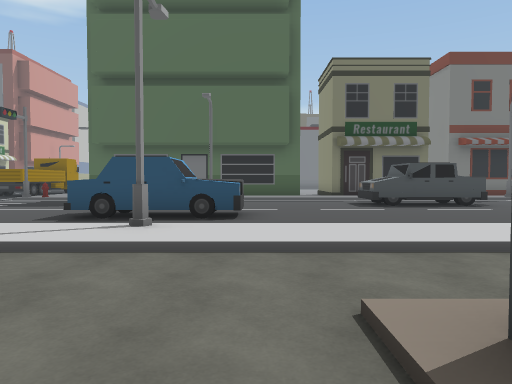
view 1 (above)

24 first-person views from a walk through a 3-D level made in the Unity game engine. The camera is 1.4 m above the floor, tilts 2° down and sees 70° across. The floor is counted in squares, 2 m on a side. Each view is taken from the middle of a square. On the plan, view 1 faces up. The plan holds only what a view shows up to about 11 squares ahead; the rest is blank. The place goes on beyond the plan. The player character is not drawn.

view 2
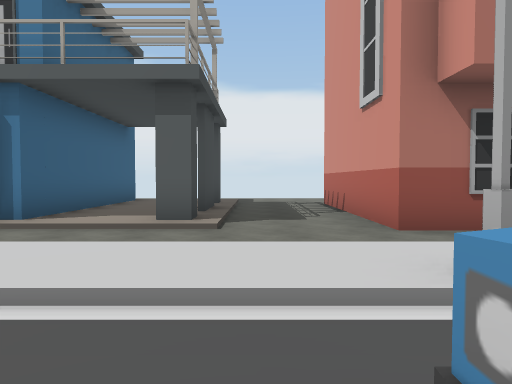

view 3
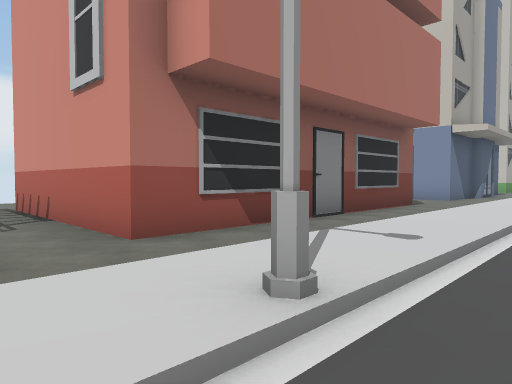

view 4
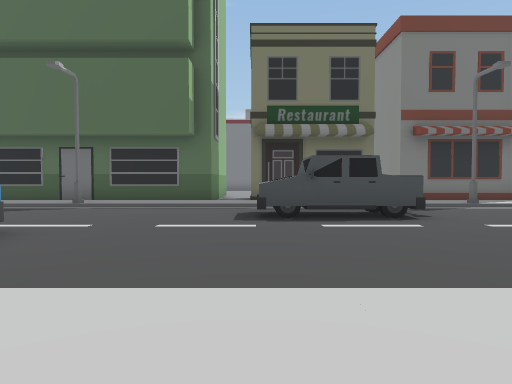

view 5
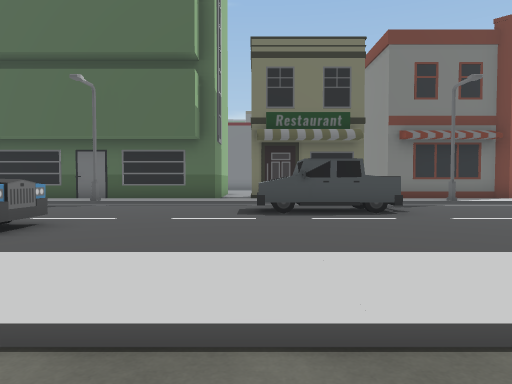

view 6
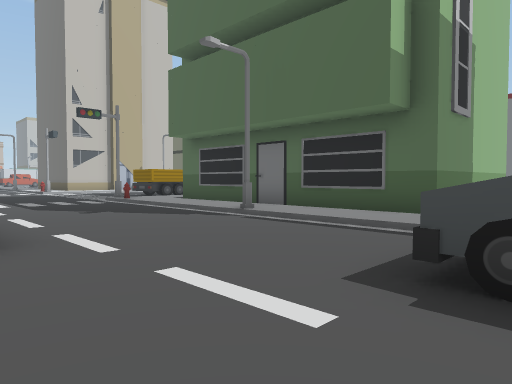

view 7
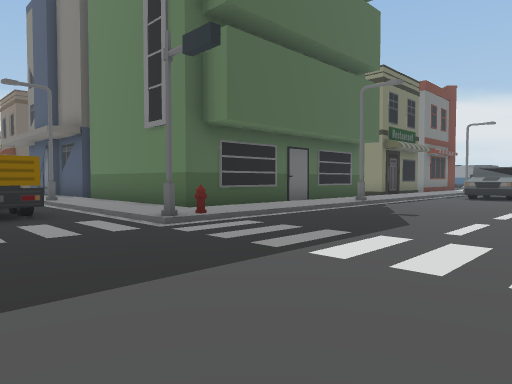

view 8
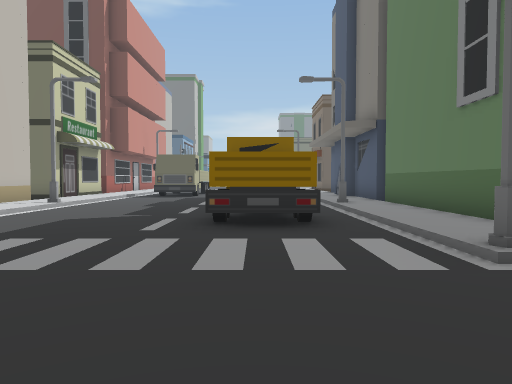

view 9
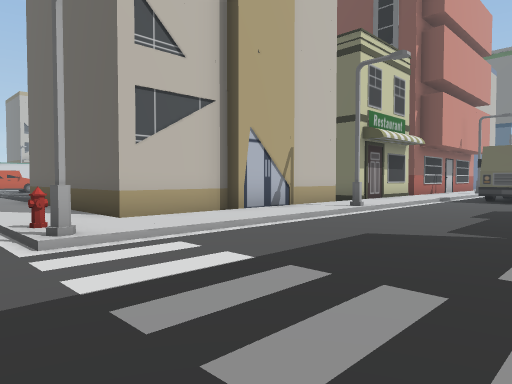

view 10
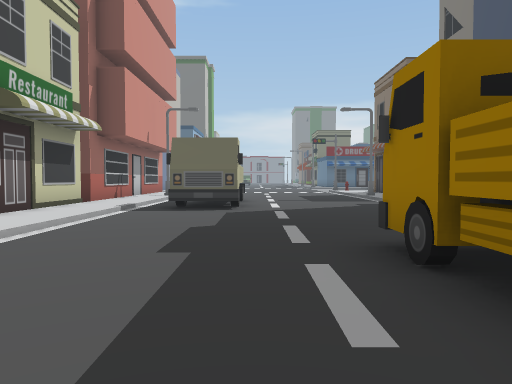

view 11
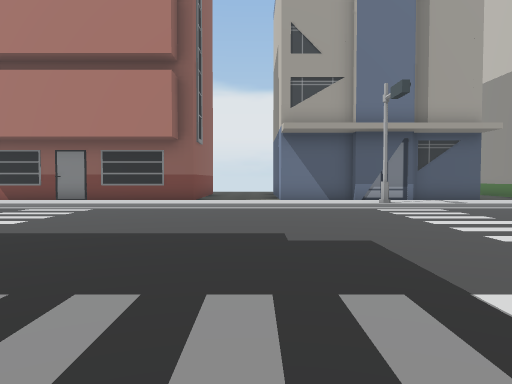

view 12
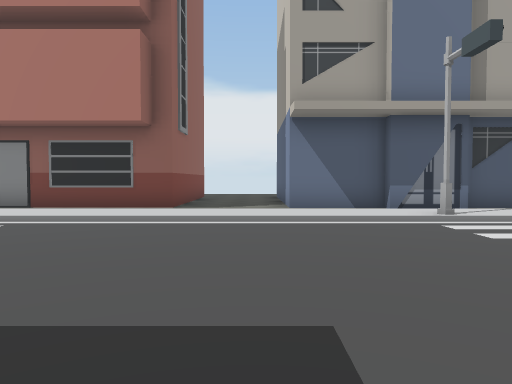

view 13
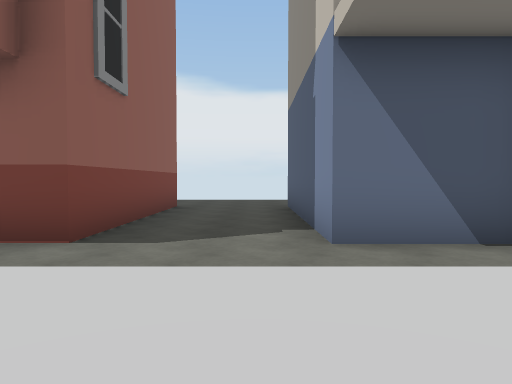

view 14
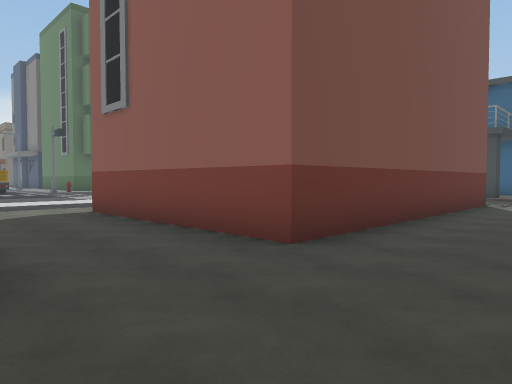

view 15
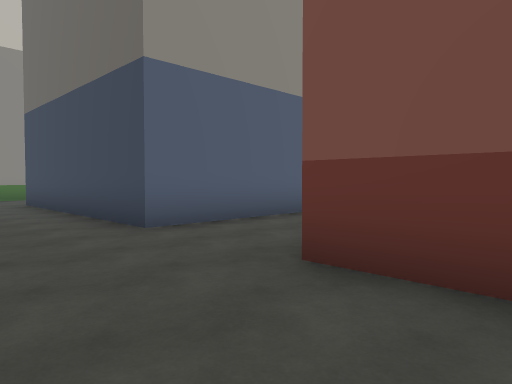

view 16
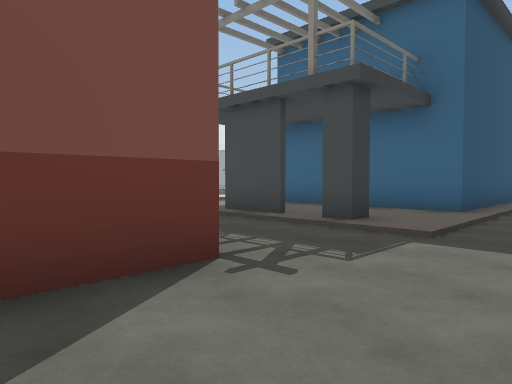

view 17
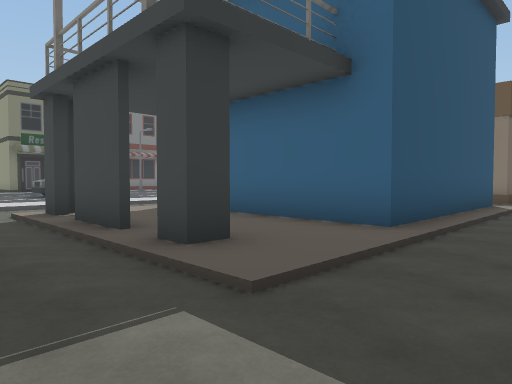

view 18
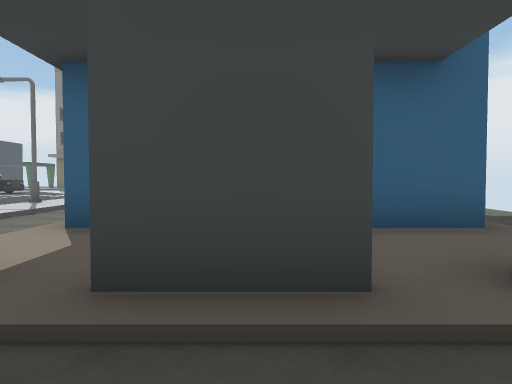

view 19
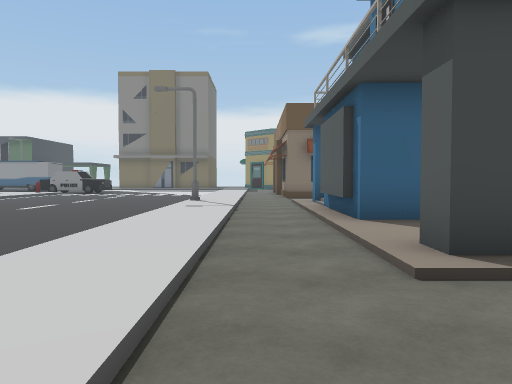

view 20
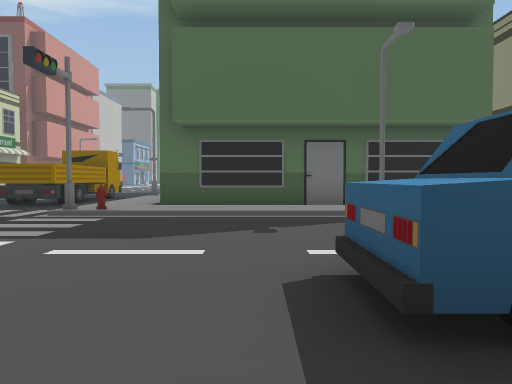

view 21
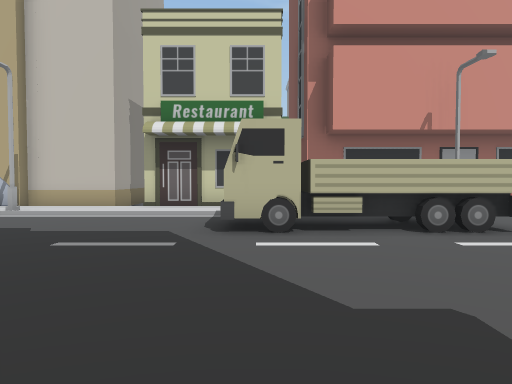

view 22
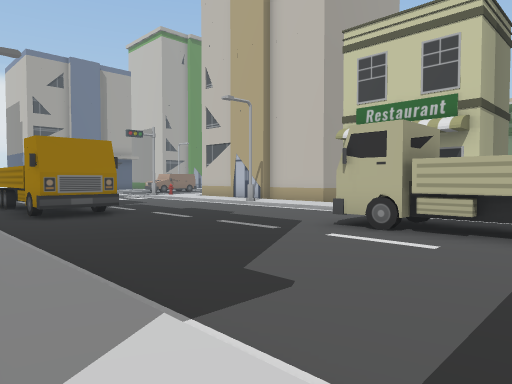

view 23
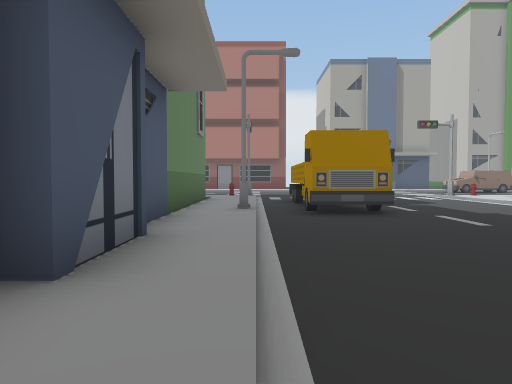

view 24
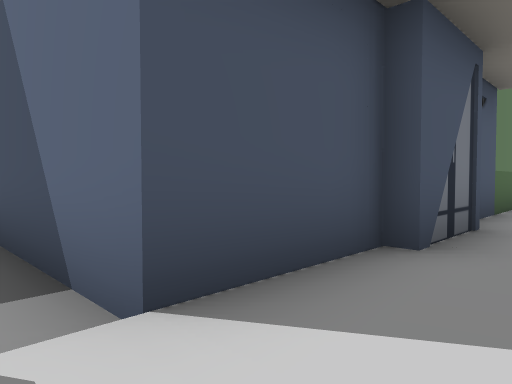

### Floor plan
Key: @ floor where view 1 was taken; # wall or solid block; x gap in a wall; . main floor; : floor 0.25 m higher than the main floor; / step, stairs or slope; T truck; C car; S streetlight; B building; H hydrant.
Columns run from 18 left of view 1 to 9 right of it. Each row starts with its distance up from view 1.
 27 BB /TT..../:..
 26 BB:/ T..../:BBBB
 25   :/TT..../:B
 24 BB:/TT..../:B
 23  B:/....../:B
 22  B:/....../:B
 21  B:/....../:B
 20 BB:/....../:B
 19  B:S......S:B      B
 18  B:S....TTS:B      B
 17  B:/....TT/:B      B
 16  B:/....TT/:B      B B
 15  B:/....TT/:B      B B
 14 BB:/....../:BBBBBBBB BBBB ##
 13 :::/....../:::::::::::    ::
 12 //H/....../H////S/////   /SS
 11     ..................T.....
 10    ..................TTTT...
  9   ..........................
  8   ..........................
  7  ..............CCC..........
  6 ............................
  5 ///#////////////S/////////SS
  4 ::::::::::::::::::::::::::::
  3     ........................
  2 BBBBBB..BBBBBBBBB../////////
  1      B..B       B..#::###/#
  0      B..B       B.@x::#
 -1      B..B       B..#::#
 -2      B..B       B..:::#
 -3 BBBBBB..BBBBBBBBB..#::#   ##
 -4 ...................:::#####:
 -5   ........................
 -6      ......   .......   ..

Where each view was taken, in squares from view 1:
view 1: 0 up, 0 right, facing up
view 2: 7 up, 0 right, facing down
view 3: 6 up, 0 right, facing down-left
view 4: 3 up, 3 right, facing up
view 5: 2 up, 3 right, facing up
view 6: 7 up, 4 right, facing up-left
view 7: 7 up, 11 left, facing up-right
view 8: 9 up, 10 left, facing up
view 9: 11 up, 11 left, facing up-left
view 10: 15 up, 12 left, facing up
view 11: 14 up, 12 left, facing down
view 12: 11 up, 12 left, facing down
view 13: 6 up, 12 left, facing down
view 14: 6 down, 13 left, facing up-right
view 15: 6 down, 8 left, facing up-left
view 16: 6 down, 4 left, facing up-right
view 17: 6 down, 1 left, facing up-right
view 18: 1 down, 1 left, facing right
view 19: 3 up, 2 left, facing right
view 20: 5 up, 4 left, facing up
view 21: 24 up, 7 left, facing left
view 22: 27 up, 7 left, facing down-left
view 23: 26 up, 8 left, facing down
view 24: 27 up, 8 left, facing down-right
